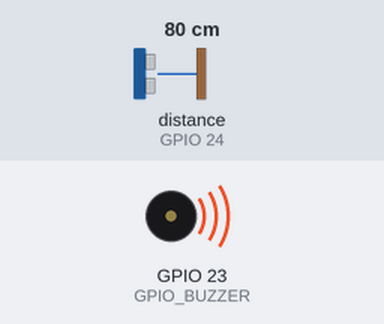
A program run on a simulated Raspberry Pi (BCM pin numbers). Parts: buzzer (waves = sounding). The inputs (shaded band) are chosen by the test bench; at power-on: distance to the obstacle (sensor on GPIO 24) 80 cm. The echo pulse lasts 58.3 µs per cm; the clock reads 2024-03-15 10:24:30 at power-on unless the program sets it; what the program prints to the terminal is not drawn.

Above: at 0.1 s.
Timing chart, 0 to 1.6 s (numbered marks = the images above):
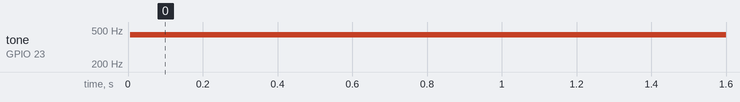

The program:

pwm_buzzer.py
```python
import RPi.GPIO as GPIO
import time
GPIO.setmode(GPIO.BCM)

#GPIO Pins
GPIO_TRIGGER = 18
GPIO_ECHO = 24
GPIO_BUZZER = 23

#Pin IN/OUT
GPIO.setup(GPIO_TRIGGER, GPIO.OUT)
GPIO.setup(GPIO_ECHO, GPIO.IN)
GPIO.setup(GPIO_BUZZER, GPIO.OUT)

b = GPIO.PWM(GPIO_BUZZER, 440)
b.start(0)

def distance():
    GPIO.output(GPIO_TRIGGER, True)

    time.sleep(0.00001)
    GPIO.output(GPIO_TRIGGER, False)

    StartTime = time.time()
    StopTime = time.time()

    while GPIO.input(GPIO_ECHO) == 0:
        StartTime = time.time()

    while GPIO.input(GPIO_ECHO) == 1:
        StopTime = time.time()

    TimeElapsed = StopTime - StartTime
    distance = (TimeElapsed * 34300) / 2

    b.ChangeDutyCycle(100 - (distance % 100))

    return distance

if __name__ == '__main__':
    try:
        while True:
            dist = distance()
            print ("Measured Distance = %.1f cm" % dist)
            time.sleep(1)

    except KeyboardInterrupt:
        GPIO.cleanup()
        b.stop()
```

Measured:
- by itself, tone on GPIO 23 (GPIO_BUZZER): silent → 440 Hz at 0.01 s
